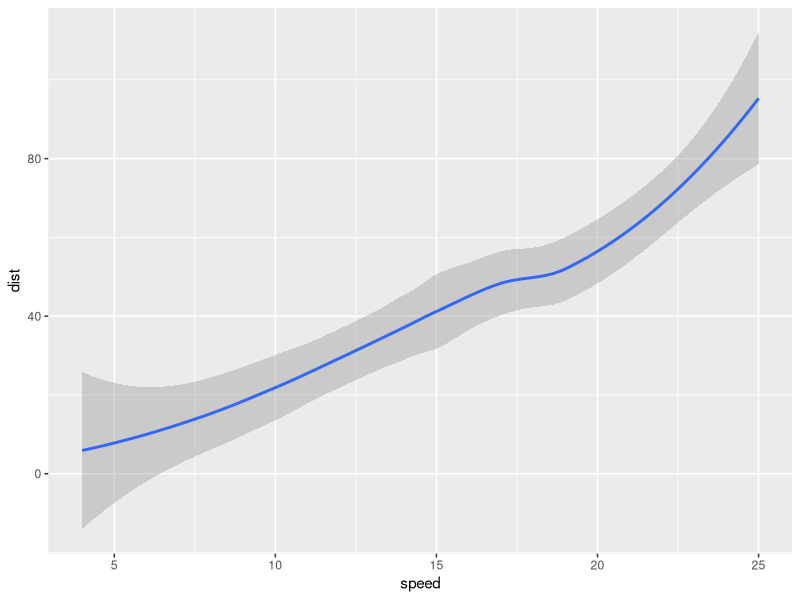
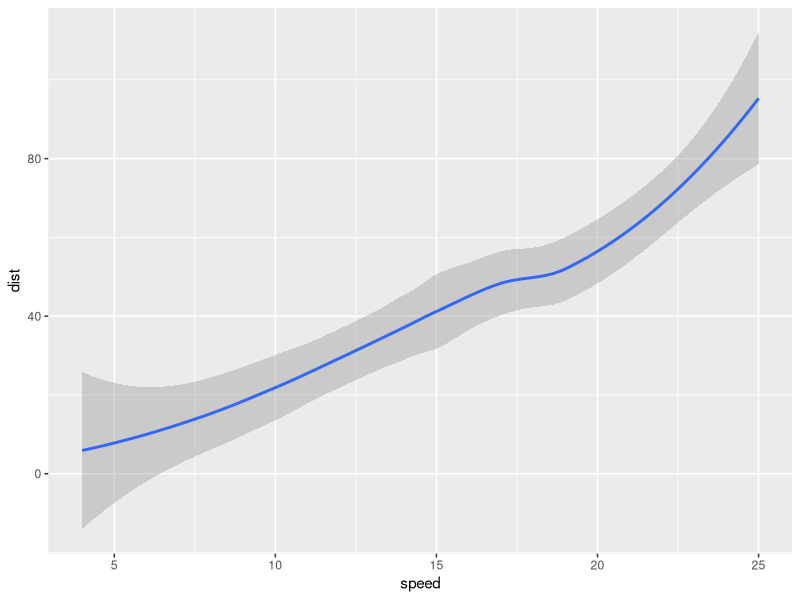

Reproduce these figures in R, in order. (Note: this script raises an error after producing the figures.)
## ---- chunk 1
rhello <- function(){ print("Hello") }
rhello()
## ---- chunk 2
library(ggplot2)
ggplot(cars) + geom_smooth(aes(x=speed,y=dist))
## ---- chunk 3
library(ggplot2)
ggplot(cars) + geom_smooth(aes(x=speed,y=dist))
## ---- chunk 4
names(knitr::knit_engines$get())
## ---- chunk 5
library(knitr)
include_graphics("img/WorkflowIra.png")
## ---- chunk 6
library(knitr)
include_graphics("img/atenuis_project.png")
